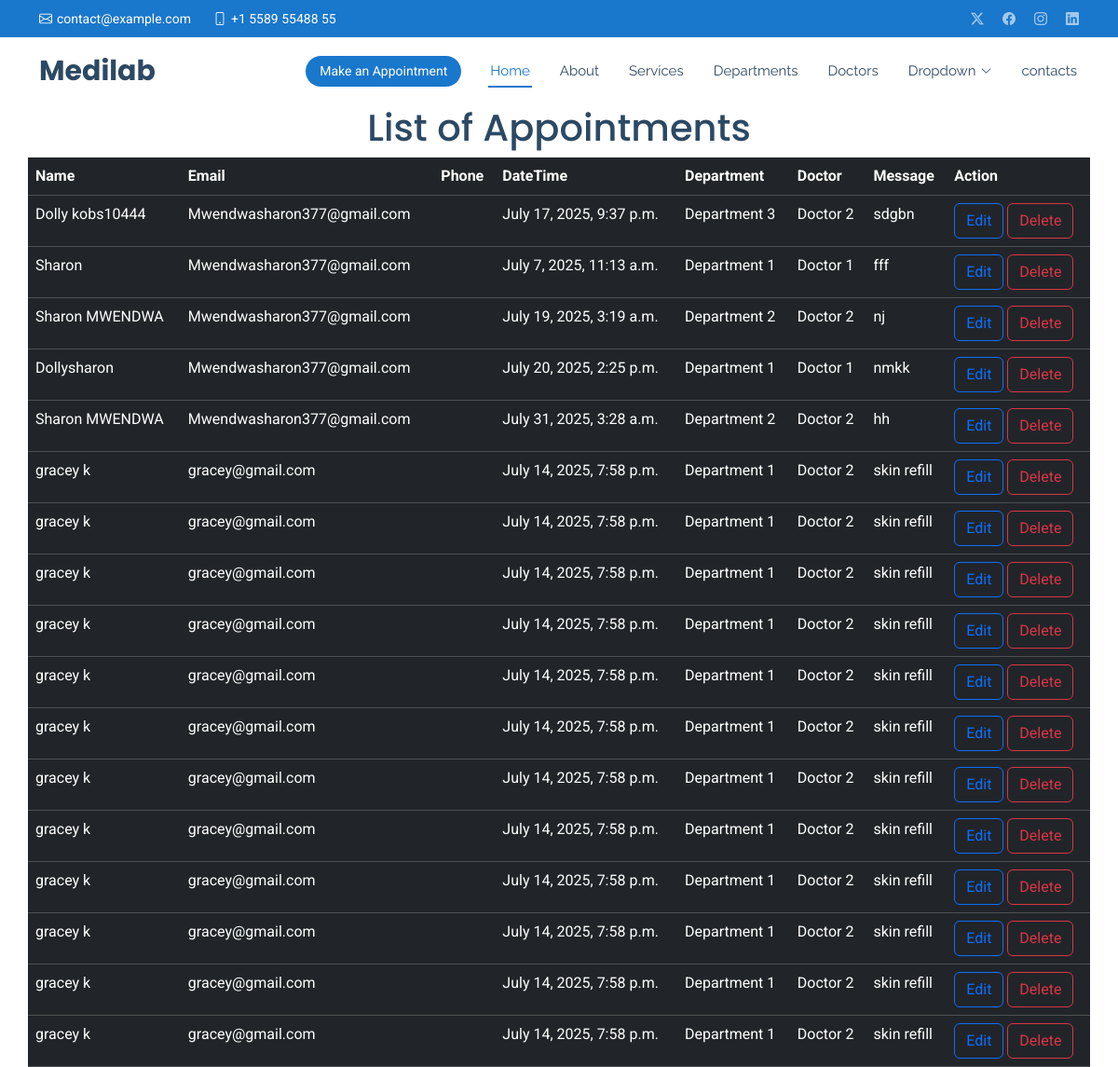
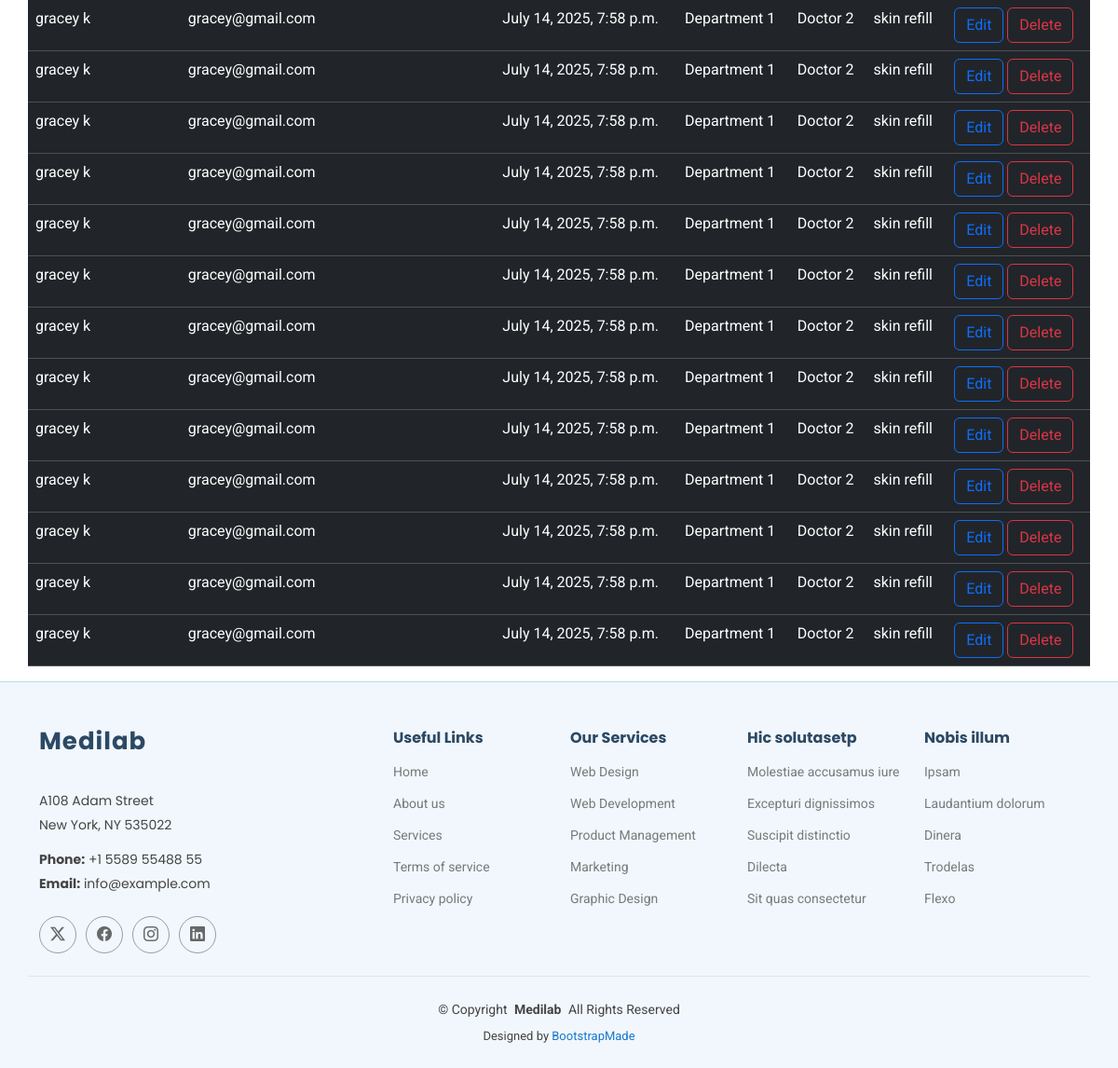
Page /show/ on the committed database (2 pictures, top to bottom).
### myapp/models.py (models this page shows, shortened)
class Appointment(models.Model):
   name = models.CharField(max_length=100)
   email = models.EmailField()
   phone = models.CharField(max_length=100)
   datetime = models.DateTimeField()
   department = models.CharField(max_length=100)
   doctor = models.CharField(max_length=100)
   message = models.TextField()

### myapp/views.py (the view)
# urls.py: path('show/', views.show, name='show'),
def show(request):
    all = Appointment.objects.all()
    return render(request, 'show.html', {'all': all})

### templates/show.html
{% extends 'starter-page.html' %}
{% load static %}
{% block  content %}
<h1 class="text-center">List of Appointments</h1>
<table class="table table-dark  container">
<tr>
<th>Name</th>
<th>Email</th>
<th>Phone</th>
<th>DateTime</th>
<th>Department</th>
<th>Doctor</th>
<th>Message</th>
<th>Action</th>
</tr>
{% for appointment in all %}
<tr>
  <td>{{appointment.name}}</td>
  <td>{{appointment.email}}</td>
  <td>{{appointment.Phone}}</td>
  <td>{{appointment.datetime}}</td>
  <td>{{appointment.department}}</td>
  <td>{{appointment.doctor}}</td>
  <td>{{appointment.message}}</td>
   <td>
    <a href="/edit/{{ appointment.id}}" class="btn btn-outline-primary">Edit</a>
    <a href="/delete/{{ appointment.id }}" class="btn btn-outline-danger">Delete</a>
   </td>
</tr>
{% endfor %}
</table>
{% endblock %}

### templates/starter-page.html (shortened to what this page needs)
<!DOCTYPE html>
<html lang="en">
<head>
    {% load static %}
  <link href="{% static 'assets/vendor/bootstrap/css/bootstrap.min.css' %}" rel="stylesheet">
  <link href="{% static 'assets/vendor/bootstrap-icons/bootstrap-icons.css' %}" rel="stylesheet">
  <link href="{% static 'assets/vendor/aos/aos.css' %}" rel="stylesheet">
  <link href="{% static 'assets/vendor/fontawesome-free/css/all.min.css' %}" rel="stylesheet">
  <link href="{% static 'assets/vendor/glightbox/css/glightbox.min.css' %}" rel="stylesheet">
  <link href="{% static 'assets/vendor/swiper/swiper-bundle.min.css' %}" rel="stylesheet">
  <link href="{% static 'assets/css/main.css' %}" rel="stylesheet">
</head>
<body class="starter-page-page">
  <header id="header" class="header sticky-top">
    <div class="topbar d-flex align-items-center">
      <div class="container d-flex justify-content-center justify-content-md-between">
        <div class="contact-info d-flex align-items-center">
          <i class="bi bi-envelope d-flex align-items-center"><a href="mailto:contact@example.com">contact@example.com</a></i>
          <i class="bi bi-phone d-flex align-items-center ms-4"><span>+1 5589 55488 55</span></i>
        </div>
        <div class="social-links d-none d-md-flex align-items-center">
          <a href="#" class="twitter"><i class="bi bi-twitter-x"></i></a>
          <a href="#" class="facebook"><i class="bi bi-facebook"></i></a>
          <a href="#" class="instagram"><i class="bi bi-instagram"></i></a>
          <a href="#" class="linkedin"><i class="bi bi-linkedin"></i></a>
        </div>
      </div>
    </div>
    <div class="branding d-flex align-items-center">
      <div class="container position-relative d-flex align-items-center justify-content-between">
        <a href="index.html" class="logo d-flex align-items-center me-auto">
          <h1 class="sitename">Medilab</h1>
        </a>
        <nav id="navmenu" class="navmenu">
          <ul>
            <li><a href="{% url 'index' %}" class="active">Home<br></a></li>
            <li><a href="{% url 'about' %}">About</a></li>
            <li><a href="{% url 'services'%}">Services</a></li>
            <li><a href="{% url 'departments'%}">Departments</a></li>
            <li><a href="{% url 'doctors' %}">Doctors</a></li>
            <li class="dropdown"><a href="#"><span>Dropdown</span> <i class="bi bi-chevron-down toggle-dropdown"></i></a>
            </li>
            <li><a href="{% url 'contacts' %}">contacts</a></li>
          </ul>
        </nav>
        <a class="cta-btn d-none d-sm-block" href="{% url 'appointment' %}">Make an Appointment</a>
      </div>
    </div>
  </header>
  <main class="main">
  {% block  content %}
  {% endblock %}
  </main>
  <footer id="footer" class="footer light-background">
    <div class="container footer-top">
      <div class="row gy-4">
        <div class="col-lg-4 col-md-6 footer-about">
          <a href="index.html" class="logo d-flex align-items-center">
            <span class="sitename">Medilab</span>
          </a>
          <div class="footer-contact pt-3">
            <p>A108 Adam Street</p>
            <p>New York, NY 535022</p>
            <p class="mt-3"><strong>Phone:</strong> <span>+1 5589 55488 55</span></p>
            <p><strong>Email:</strong> <span>info@example.com</span></p>
          </div>
          <div class="social-links d-flex mt-4">
            <a href=""><i class="bi bi-twitter-x"></i></a>
            <a href=""><i class="bi bi-facebook"></i></a>
            <a href=""><i class="bi bi-instagram"></i></a>
            <a href=""><i class="bi bi-linkedin"></i></a>
          </div>
        </div>
        <div class="col-lg-2 col-md-3 footer-links">
          <h4>Useful Links</h4>
          <ul>
            <li><a href="#">Home</a></li>
            <li><a href="#">About us</a></li>
            <li><a href="#">Services</a></li>
            <li><a href="#">Terms of service</a></li>
            <li><a href="#">Privacy policy</a></li>
          </ul>
        </div>
        <div class="col-lg-2 col-md-3 footer-links">
          <h4>Our Services</h4>
          <ul>
            <li><a href="#">Web Design</a></li>
            <li><a href="#">Web Development</a></li>
            <li><a href="#">Product Management</a></li>
            <li><a href="#">Marketing</a></li>
            <li><a href="#">Graphic Design</a></li>
          </ul>
        </div>
        <div class="col-lg-2 col-md-3 footer-links">
          <h4>Hic solutasetp</h4>
          <ul>
            <li><a href="#">Molestiae accusamus iure</a></li>
            <li><a href="#">Excepturi dignissimos</a></li>
            <li><a href="#">Suscipit distinctio</a></li>
            <li><a href="#">Dilecta</a></li>
            <li><a href="#">Sit quas consectetur</a></li>
          </ul>
        </div>
        <div class="col-lg-2 col-md-3 footer-links">
          <h4>Nobis illum</h4>
          <ul>
            <li><a href="#">Ipsam</a></li>
            <li><a href="#">Laudantium dolorum</a></li>
            <li><a href="#">Dinera</a></li>
            <li><a href="#">Trodelas</a></li>
            <li><a href="#">Flexo</a></li>
          </ul>
        </div>
      </div>
    </div>
    <div class="container copyright text-center mt-4">
      <p>© <span>Copyright</span> <strong class="px-1 sitename">Medilab</strong> <span>All Rights Reserved</span></p>
      <div class="credits">
        Designed by <a href="https://bootstrapmade.com/">BootstrapMade</a>
      </div>
    </div>
  </footer>
</body>
</html>

### rows in the picture
Appointment: name "Dolly kobs10444", email "Mwendwasharon377@gmail.com", datetime "July 17, 2025, 9:37 p.m.", department "Department 3", doctor "Doctor 2", message "sdgbn"
Appointment: name "Sharon", email "Mwendwasharon377@gmail.com", datetime "July 7, 2025, 11:13 a.m.", department "Department 1", doctor "Doctor 1", message "fff"
Appointment: name "Sharon MWENDWA", email "Mwendwasharon377@gmail.com", datetime "July 19, 2025, 3:19 a.m.", department "Department 2", doctor "Doctor 2", message "nj"
Appointment: name "Dollysharon", email "Mwendwasharon377@gmail.com", datetime "July 20, 2025, 2:25 p.m.", department "Department 1", doctor "Doctor 1", message "nmkk"
Appointment: name "Sharon MWENDWA", email "Mwendwasharon377@gmail.com", datetime "July 31, 2025, 3:28 a.m.", department "Department 2", doctor "Doctor 2", message "hh"
Appointment: name "gracey k", email "gracey@gmail.com", datetime "July 14, 2025, 7:58 p.m.", department "Department 1", doctor "Doctor 2", message "skin refill"
Appointment: name "gracey k", email "gracey@gmail.com", datetime "July 14, 2025, 7:58 p.m.", department "Department 1", doctor "Doctor 2", message "skin refill"
Appointment: name "gracey k", email "gracey@gmail.com", datetime "July 14, 2025, 7:58 p.m.", department "Department 1", doctor "Doctor 2", message "skin refill"
Appointment: name "gracey k", email "gracey@gmail.com", datetime "July 14, 2025, 7:58 p.m.", department "Department 1", doctor "Doctor 2", message "skin refill"
Appointment: name "gracey k", email "gracey@gmail.com", datetime "July 14, 2025, 7:58 p.m.", department "Department 1", doctor "Doctor 2", message "skin refill"
Appointment: name "gracey k", email "gracey@gmail.com", datetime "July 14, 2025, 7:58 p.m.", department "Department 1", doctor "Doctor 2", message "skin refill"
Appointment: name "gracey k", email "gracey@gmail.com", datetime "July 14, 2025, 7:58 p.m.", department "Department 1", doctor "Doctor 2", message "skin refill"
Appointment: name "gracey k", email "gracey@gmail.com", datetime "July 14, 2025, 7:58 p.m.", department "Department 1", doctor "Doctor 2", message "skin refill"
Appointment: name "gracey k", email "gracey@gmail.com", datetime "July 14, 2025, 7:58 p.m.", department "Department 1", doctor "Doctor 2", message "skin refill"
Appointment: name "gracey k", email "gracey@gmail.com", datetime "July 14, 2025, 7:58 p.m.", department "Department 1", doctor "Doctor 2", message "skin refill"
Appointment: name "gracey k", email "gracey@gmail.com", datetime "July 14, 2025, 7:58 p.m.", department "Department 1", doctor "Doctor 2", message "skin refill"
Appointment: name "gracey k", email "gracey@gmail.com", datetime "July 14, 2025, 7:58 p.m.", department "Department 1", doctor "Doctor 2", message "skin refill"
Appointment: name "gracey k", email "gracey@gmail.com", datetime "July 14, 2025, 7:58 p.m.", department "Department 1", doctor "Doctor 2", message "skin refill"
Appointment: name "gracey k", email "gracey@gmail.com", datetime "July 14, 2025, 7:58 p.m.", department "Department 1", doctor "Doctor 2", message "skin refill"
Appointment: name "gracey k", email "gracey@gmail.com", datetime "July 14, 2025, 7:58 p.m.", department "Department 1", doctor "Doctor 2", message "skin refill"
Appointment: name "gracey k", email "gracey@gmail.com", datetime "July 14, 2025, 7:58 p.m.", department "Department 1", doctor "Doctor 2", message "skin refill"
Appointment: name "gracey k", email "gracey@gmail.com", datetime "July 14, 2025, 7:58 p.m.", department "Department 1", doctor "Doctor 2", message "skin refill"
Appointment: name "gracey k", email "gracey@gmail.com", datetime "July 14, 2025, 7:58 p.m.", department "Department 1", doctor "Doctor 2", message "skin refill"
Appointment: name "gracey k", email "gracey@gmail.com", datetime "July 14, 2025, 7:58 p.m.", department "Department 1", doctor "Doctor 2", message "skin refill"
Appointment: name "gracey k", email "gracey@gmail.com", datetime "July 14, 2025, 7:58 p.m.", department "Department 1", doctor "Doctor 2", message "skin refill"
Appointment: name "gracey k", email "gracey@gmail.com", datetime "July 14, 2025, 7:58 p.m.", department "Department 1", doctor "Doctor 2", message "skin refill"
Appointment: name "gracey k", email "gracey@gmail.com", datetime "July 14, 2025, 7:58 p.m.", department "Department 1", doctor "Doctor 2", message "skin refill"
Appointment: name "gracey k", email "gracey@gmail.com", datetime "July 14, 2025, 7:58 p.m.", department "Department 1", doctor "Doctor 2", message "skin refill"
Appointment: name "gracey k", email "gracey@gmail.com", datetime "July 14, 2025, 7:58 p.m.", department "Department 1", doctor "Doctor 2", message "skin refill"
Appointment: name "gracey k", email "gracey@gmail.com", datetime "July 14, 2025, 7:58 p.m.", department "Department 1", doctor "Doctor 2", message "skin refill"
